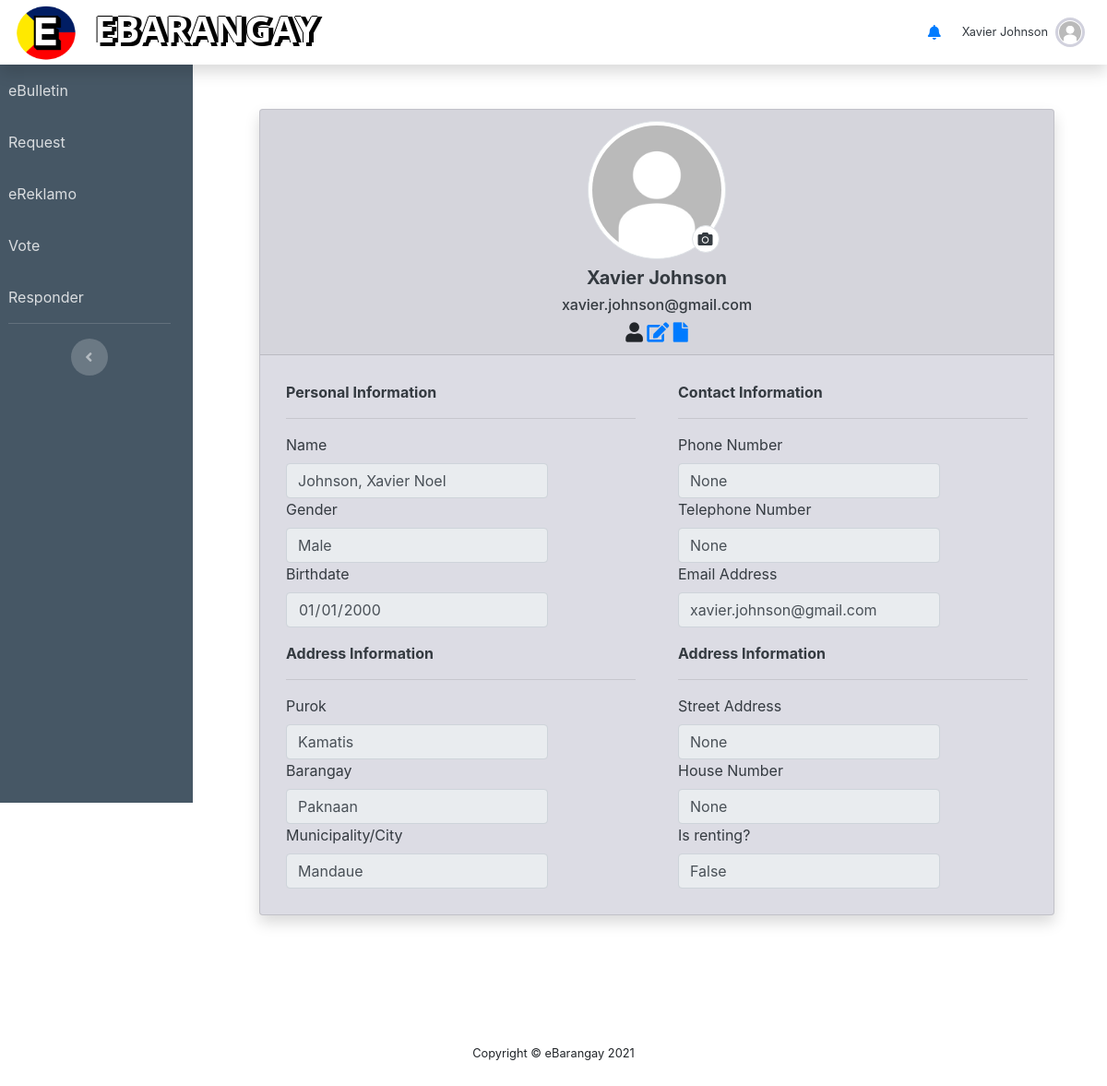
Page /profile.php (signed in) on the earlier database version.
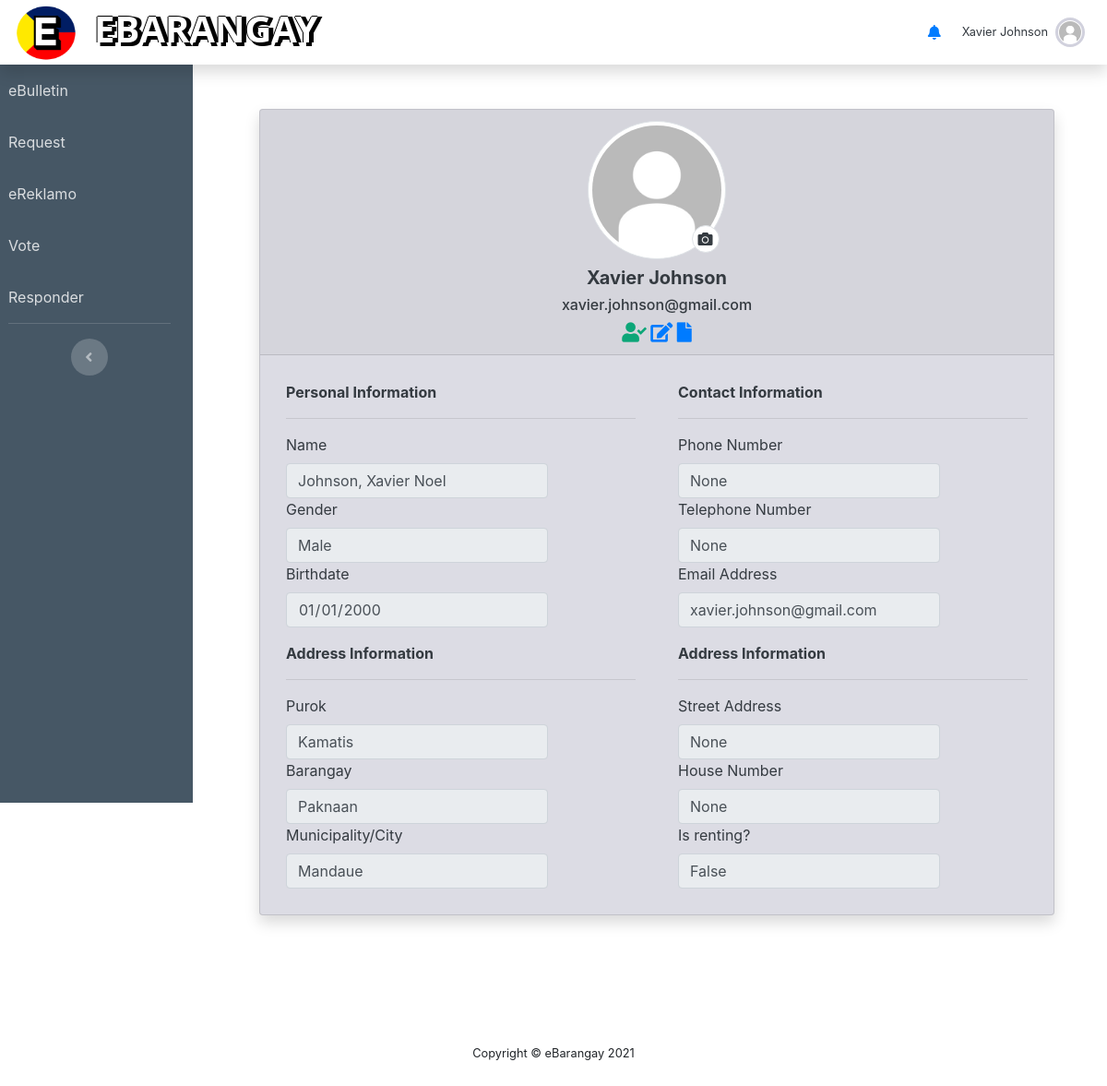
Same page on the later database version.
### tables this page shows
CREATE TABLE `users` (
  `UsersID` int NOT NULL,
  `Firstname` varchar(50) NOT NULL,
  `Middlename` varchar(50) DEFAULT NULL,
  `Lastname` varchar(50) NOT NULL,
  `dateofbirth` varchar(50) NOT NULL,
  `civilStat` varchar(50) NOT NULL,
  `emailAdd` varchar(50) NOT NULL,
  `username` varchar(50) NOT NULL,
  `usersPwd` varchar(255) DEFAULT NULL,
  `userGender` varchar(50) DEFAULT NULL,
  `userType` varchar(50) DEFAULT NULL,
  `profile_pic` varchar(129) DEFAULT NULL,
  `userBarangay` varchar(50) DEFAULT NULL,
  `userPurok` varchar(50) DEFAULT NULL,
  `phoneNum` varchar(20) DEFAULT NULL,
  `teleNum` varchar(20) DEFAULT NULL,
  `VerifyStatus` varchar(20) NOT NULL DEFAULT 'Pending',
  `userCity` varchar(30) NOT NULL DEFAULT 'None',
  `Status` varchar(20) NOT NULL DEFAULT 'Active',
  `isRenting` varchar(20) DEFAULT 'False',
  `landlordName` varchar(50) DEFAULT 'None',
  `landlordContact` varchar(50) DEFAULT 'NONE',
  `barangayPos` varchar(50) DEFAULT 'None',
  `userAddress` varchar(50) DEFAULT NULL,
  `userHouseNum` varchar(50) DEFAULT NULL
);

### profile.php (the view, shortened to what the changed rows need)
<?php include_once 'header.php' ?>
                        <?php
                            $profile = $conn->query("SELECT * FROM users WHERE UsersID='{$_SESSION['UsersID']}'");
                            while($row=$profile->fetch_assoc()):
                        ?>
                        <div class="col d-flex flex-column px-4">
                            <div class="m-4 p-4">
                                <div class="card rounded shadow" style="background-color: #dcdce4;">
                                    <div class="card-header">
                                        <div class="text-center text-dark">
                                            <div class="user-avatar w-100 d-flex justify-content-center">
                                                <span class="position-relative">
                                                    <img src="img/<?php echo $_SESSION["profile_pic"]; ?>" alt="Maxwell Admin" class="img-fluid img-thumbnail rounded-circle <?php
                                                        if($_SESSION["userType"] == "Resident"){
                                                            echo "img-res-profile";
                                                        }
                                                        elseif($_SESSION["userType"] == "Purok Leader"){
                                                            echo "img-purokldr-profile";
                                                        }
                                                        elseif($_SESSION["userType"] == "Captain"){
                                                            echo "img-capt-profile";
                                                        }
                                                        elseif($_SESSION["userType"] == "Secretary"){
                                                            echo "img-sec-profile";
                                                        }
                                                        elseif($_SESSION["userType"] == "Treasurer"){
                                                            echo "img-treas-profile";
                                                        }
                                                        elseif($_SESSION["userType"] == "Admin"){
                                                            echo "img-admin-profile";
                                                        }
                                                    ?>" style="width:150px; height:150px">
                                                    <a href="javascript:void(0)" data-toggle="modal" data-target="#ppModal" class="text-dark position-absolute rounded-circle img-thumbnail d-flex justify-content-center align-items-center" style="top:75%;left:75%;width:30px;height: 30px">
                                                        <i class="fas fa-camera"></i>
                                                    </a>
                                                </span>
                                            </div>
                                            <div class="mt-2">
                                                <h5 class="font-weight-bold"><?php echo $name ?></h5>
                                                <h6 readonly><?php echo $_SESSION["emailAdd"]; ?></h6>
                                            </div>
                                        </div>
                                        <div class="text-center">
                                            <?php if($row['VerifyStatus'] == 'Verified'): ?>
                                                <i class="fas fa-user-check fa-lg" alt="Verified" style="color: #0ca678"></i>
                                            <?php elseif($row['VerifyStatus'] == 'Unverified'): ?>
                                                <i class="fas fa-user-slash fa-lg" alt="Unverified" style="color: #e63d2e"></i>
                                            <?php elseif($row['VerifyStatus'] == 'Pending'): ?>
                                                <i class="fas fa-user fa-lg" alt="Pending verification"></i>
                                            <?php endif; ?>
                                            <a href="javascript:void(0)"><i class="fas fa-edit fa-lg" data-toggle="modal" data-target="#editProfileModal" data-backdrop="static"></i></a>
                                            <?php if($_SESSION['userType'] == "Resident"): ?>
                                            <a href="javascript:void(0)"><i class="fas fa-file fa-lg" data-toggle="modal" data-target="#requestHistoryModal" data-backdrop="static"></i></a>
                                            <?php else: ?>
                                            <a href="javascript:void(0)"><i class="fas fa-history fa-lg" data-toggle="modal" data-target="#reportHistory" data-backdrop="static"></i></a>
                                            <?php endif; ?>
                                        </div>
                                    </div>
                                    <div class="card-body text-dark">
                                        <div class="row">
                                            <div class="col-md-6">
                                                <div class="p-2">
                                                    <div>
                                                        <strong>Personal Information</strong><hr>
                                                    </div>
                                                    <label class="labels">Name</label>
                                                    <input type="text" class="form-control w-75" placeholder="Fname Mname Lname" value="<?php echo "{$_SESSION['Lastname']}, {$_SESSION['Firstname']} {$_SESSION['Middlename']}"?>" readonly>
                                                    <label class="labels">Gender</label>
                                                    <input type="text" class="form-control w-75" placeholder="Gender" value="<?php echo $_SESSION["userGender"] ?>" readonly>
                                                    <label class="labels">Birthdate</label>
                                                    <input type="date" class="form-control w-75" placeholder="Birthdate" value="<?php echo $_SESSION["dateofbirth"] ?>" readonly>
                                                </div>
                                                <div class="p-2">
                                                    <div>
                                                        <strong>Address Information</strong><hr>
                                                    </div>
                                                    <div class="row-md-4 row-sm-4">
                                                        <label class="labels">Purok</label>
                                                        <input type="text" class="form-control w-75" placeholder="Barangay" value="<?php echo $_SESSION["userPurok"] ?>" readonly>
                                                    </div>
                                                    <div class="row-md-4 row-sm-4">
                                                        <label class="labels">Barangay</label>
                                                        <input type="text" class="form-control w-75" placeholder="Barangay" value="<?php echo $_SESSION["userBarangay"] ?>" readonly>
                                                        <label class="labels">Municipality/City</label>
                                                        <input type="text" class="form-control w-75" placeholder="City" value="<?php echo $_SESSION["userCity"] ?>" readonly>
                                                    </div>
                                                </div>
                                            </div>
                                            <div class="col-md-6">
                                                <div class="p-2">
                                                    <div>
                                                        <strong>Contact Information</strong><hr>
                                                    </div>
                                                    <label class="labels">Phone Number</label>
                                                    <input type="text" class="form-control w-75" value="<?php if($_SESSION['phoneNum'] == NULL){ echo "None"; }else{ echo $_SESSION["phoneNum"]; }?>" readonly>
                                                    <label class="labels">Telephone Number</label>
                                                    <input type="text" class="form-control w-75" value="<?php if($_SESSION['teleNum'] == NULL){ echo "None"; }else{ echo $_SESSION["teleNum"]; }?>" readonly>
                                                    <label class="labels">Email Address</label>
                                                    <input type="email" class="form-control w-75" placeholder="@email" value="<?php echo $_SESSION["emailAdd"] ?>" readonly>
                                                </div>
                                                <div class="p-2">
                                                    <strong>Address Information</strong><hr>
                                                    <label class="labels">Street Address</label>
                                                    <input type="text" class="form-control w-75" value="<?php if($_SESSION['phoneNum'] == NULL){ echo "None"; }else{ echo $_SESSION["userAddress"]; }?>" readonly>
                                                    <label class="labels">House Number</label>
                                                    <input type="text" class="form-control w-75" value="<?php if($_SESSION['teleNum'] == NULL){ echo "None"; }else{ echo $_SESSION["userHouseNum"]; }?>" readonly>
                                                    <label class="labels">Is renting?</label>
                                                    <input type="email" class="form-control w-75" placeholder="@email" value="<?php echo $_SESSION["isRenting"] ?>" readonly>
                                                </div>
                                            </div>
                                        </div>
                                    </div>
                                </div>
                            </div>
                        </div>
                    </div>
                </div>
            <footer class="sticky-footer">
            </footer>
            <?php endwhile; ?>
</body>
<?php include 'footer.php' ?>

Differences in the rows shown:
changed users: VerifyStatus "Pending" → "Verified" (drawn)
